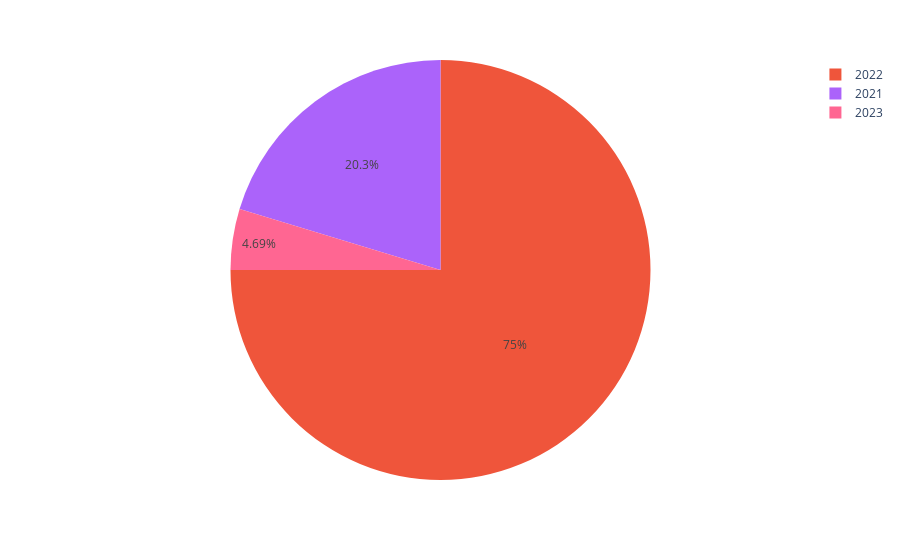

Write notebook code for a chart like this one.
### Code cell
# Lets Visualize the Harvest% over the years in Pie chart.
fig = px.pie(coffee_data, values=coffee_data["Harvest Year"], names=coffee_data["Harvest Year"], color=coffee_data["Harvest Year"])
fig.show()

### Figure 1 — Plotly figure (JSON) as saved in the notebook; plotly's stock layout.template omitted (floating-point values rounded to 4 significant figures; data arrays with more than 128 entries replaced by an {"elided": "..."} marker saying what was removed)
{"data": [{"customdata": {"elided": "207x1 str values"}, "domain": {"x": [0, 1], "y": [0, 1]}, "hovertemplate": "Harvest Year=%{customdata[0]}<extra></extra>", "labels": {"elided": "207 str values"}, "legendgroup": "", "marker": {"colors": {"elided": "207 str values"}}, "name": "", "showlegend": true, "type": "pie", "values": {"elided": "207 str values"}}], "layout": {"legend": {"tracegroupgap": 0}, "margin": {"t": 60}}}
